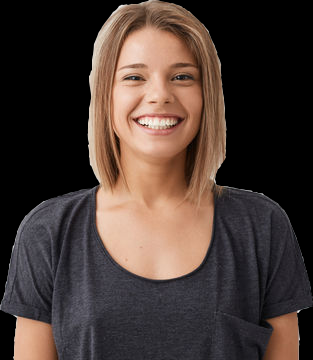
#> input picture People/Black Layer.png, 313 x 360 px, found by its file name
$ python 'people detection.py'
#> lines starting #> are read from the running program, lines starting #| are printed output that depends on the picture; after the words box and inside, x2 and y2 are one past the last pixel; in counts of white or black regions, pixels touching at a corner belong together
import cv2
from matplotlib import pyplot as plt

# 예측할 그림 가져오기, gray convert
image1 = cv2.imread("C:/Users/user/PycharmProjects/OpenCV/People/Black Layer.png")
#> image1 is the input picture: shape (360, 313, 3); mean B, G, R 52, 57.8, 72.2
grayImage1 = cv2.cvtColor(image1, cv2.COLOR_BGR2GRAY)
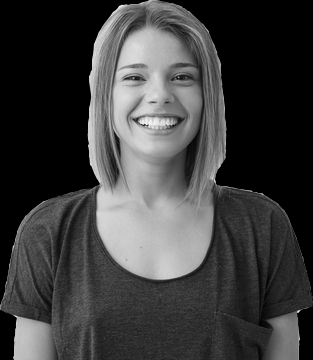
#> grayImage1: shape (360, 313); min 0, max 253, mean 61.4

image2 = cv2.imread("C:/Users/user/PycharmProjects/OpenCV/People/Black Layer.png")
grayImage2 = cv2.cvtColor(image2, cv2.COLOR_BGR2GRAY)

image3 = cv2.imread("C:/Users/user/PycharmProjects/OpenCV/People/Black Layer.png")
grayImage3 = cv2.cvtColor(image3, cv2.COLOR_BGR2GRAY)


# cascade xml 파일 선택
body_cascade = cv2.CascadeClassifier('C:/Users/user/PycharmProjects/OpenCV/haarcascades/haarcascade_fullbody.xml')
# 10 = 검출한 사각형 사이 최소 간격, body에 x,y,w,h가 여러개 저장됨.
body = body_cascade.detectMultiScale(grayImage1, 1.01, 10, 0, minSize=(100, 100))
#> body = ()

for (x,y,w,h) in body :
    cv2.rectangle(image1,(x,y),(x+w,y+h),(0,0,255),3)
#> this loop made 0 passes

plt.subplot(1, 3, 1)
plt.imshow(image1, cmap='gray')


# cascade xml 파일 선택
body_cascade = cv2.CascadeClassifier('C:/Users/user/PycharmProjects/OpenCV/haarcascades/haarcascade_lowerbody.xml')
body = body_cascade.detectMultiScale(grayImage1, 1.01, 10, 0, minSize=(100, 100))

for (x,y,w,h) in body :
    cv2.rectangle(image2,(x,y),(x+w,y+h),(0,0,255),3)

plt.subplot(1, 3, 2)
plt.imshow(image2, cmap='gray')


# cascade xml 파일 선택
body_cascade = cv2.CascadeClassifier('C:/Users/user/PycharmProjects/OpenCV/haarcascades/haarcascade_upperbody.xml')
body = body_cascade.detectMultiScale(grayImage1, 1.01, 10, 0, minSize=(100, 100))

for (x,y,w,h) in body :
    cv2.rectangle(image3,(x,y),(x+w,y+h),(0,0,255),3)

plt.subplot(1, 3, 3)
plt.imshow(image3, cmap='gray')


plt.show()
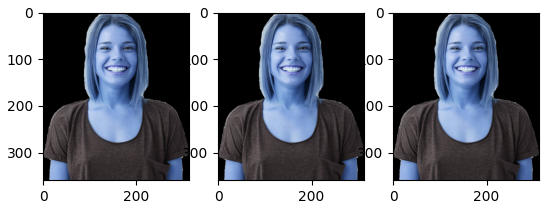
#> figure drawn by matplotlib, 3 panels; B, G, R data is drawn as R, G, B

$ run again, with People/Layer 1.png copied over People/Black Layer.png
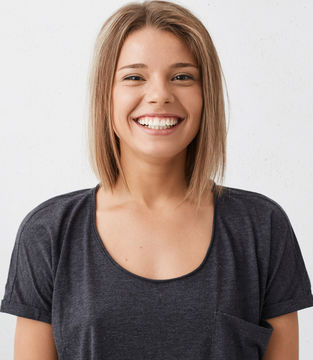
#> input picture People/Layer 1.png, 313 x 360 px, found by its file name
#> image1 is the input picture: shape (360, 313, 3); mean B, G, R 138.9, 144.5, 158.9
#> `grayImage1 = cv2.cvtColor(image1, cv2.COLOR_BGR2GRAY)`:
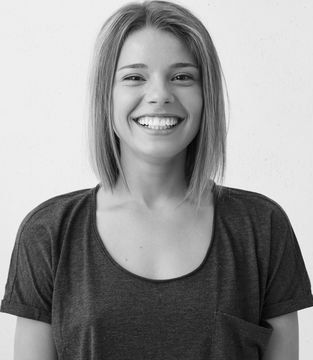
#> grayImage1: shape (360, 313); min 0, max 254, mean 148.1
#> body = ()
#> `plt.show()`:
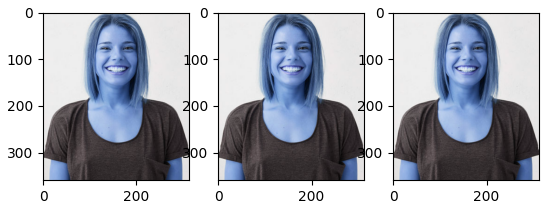
#> figure drawn by matplotlib, 3 panels; B, G, R data is drawn as R, G, B

$ run again, with People/Layer 2.png copied over People/Black Layer.png
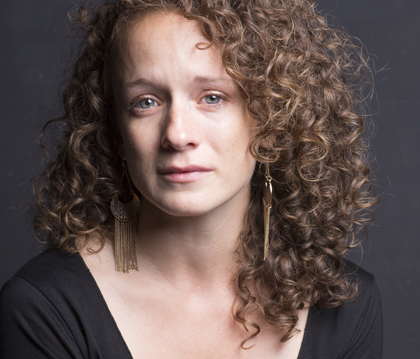
#> input picture People/Layer 2.png, 420 x 359 px, found by its file name
#> image1 is the input picture: shape (359, 420, 3); mean B, G, R 80.5, 83.9, 99.8
#> `grayImage1 = cv2.cvtColor(image1, cv2.COLOR_BGR2GRAY)`:
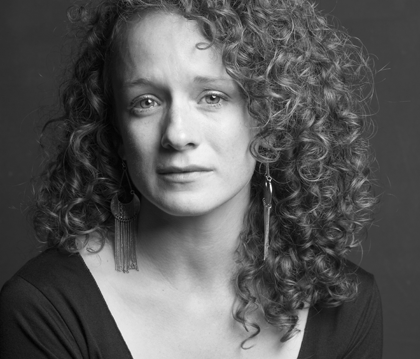
#> grayImage1: shape (359, 420); min 2, max 255, mean 88.3
#> body = ()
#> `plt.show()`:
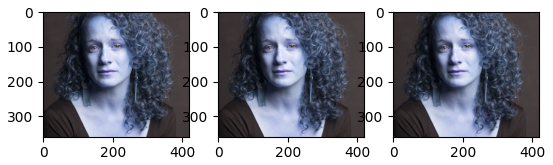
#> figure drawn by matplotlib, 3 panels; B, G, R data is drawn as R, G, B

$ run again, with People/bj1.png copied over People/Black Layer.png
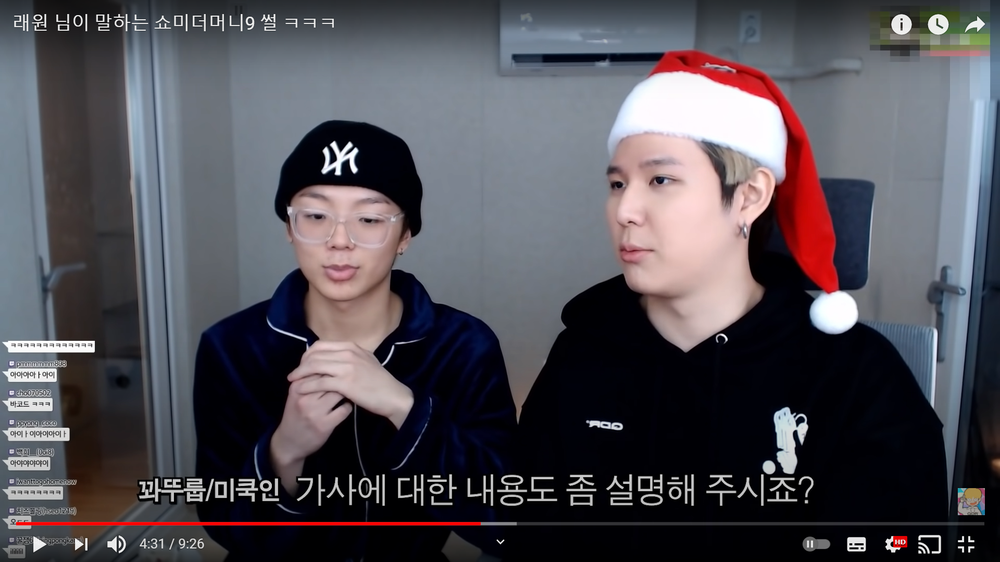
#> input picture People/bj1.png, 1000 x 562 px, shrunk from 1920 x 1080 before the run, found by its file name
#> image1 is the input picture: shape (562, 1000, 3); mean B, G, R 85.4, 78.7, 81.4
#> `body = body_cascade.detectMultiScale(grayImage1, 1.01, 10, 0, minSize=..`: body = ()
#> `body = body_cascade.detectMultiScale(grayImage1, 1.01, 10, 0, minSize=..`: body = [[526, 205, 163, 133], [682, 62, 249, 204]]
#> the loop `for (x,y,w,h) in body :` made 2 passes
#> after the loop `for (x,y,w,h) in body :`:
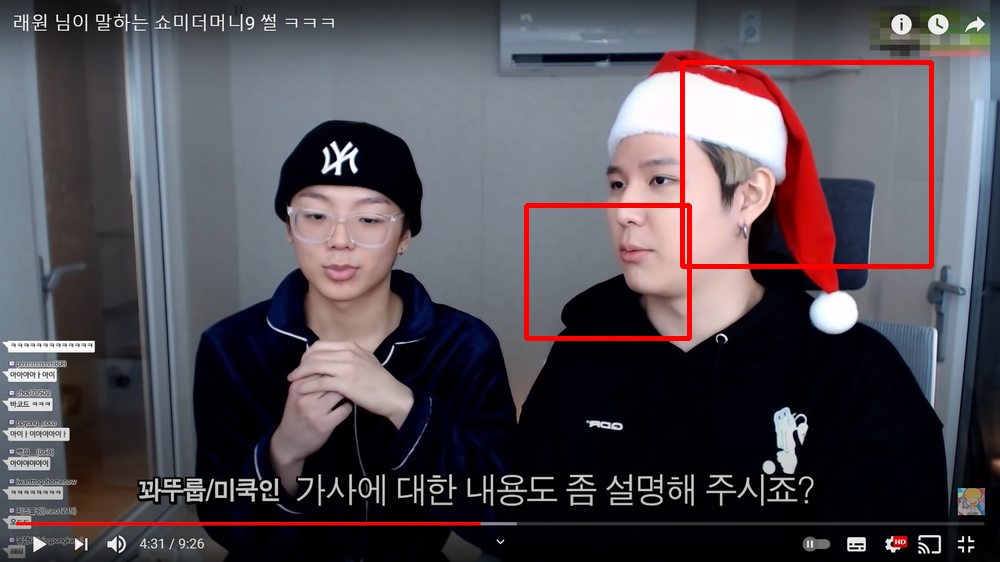
#> image3: shape (562, 1000, 3); 1.32% of pixels changed, all inside (x1, y1, x2, y2) = (524, 60, 934, 341)
#> `plt.show()`:
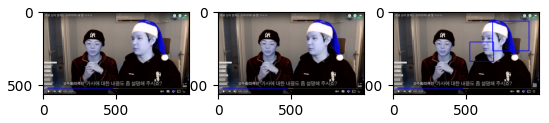
#> figure drawn by matplotlib, 3 panels; B, G, R data is drawn as R, G, B
